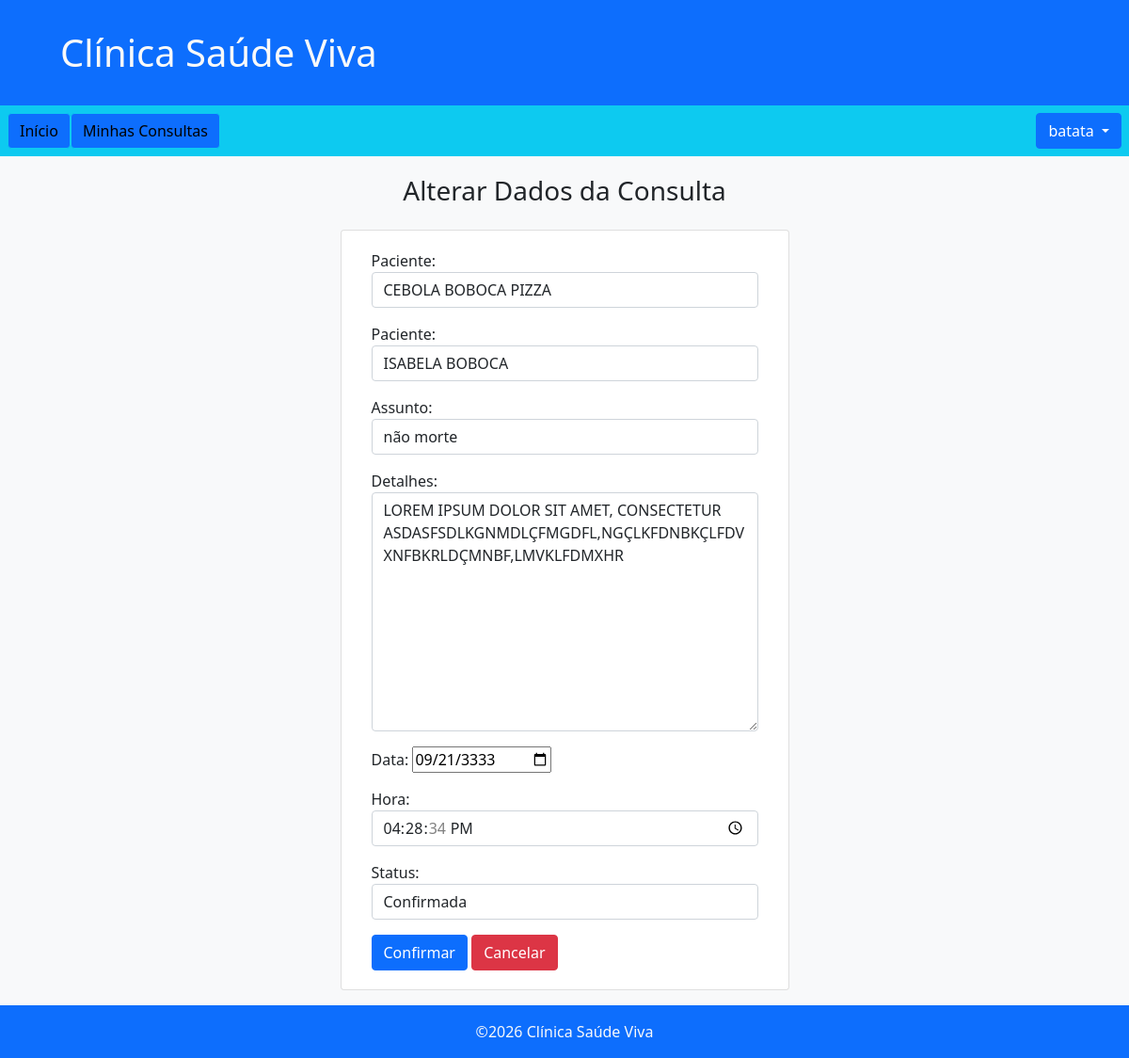
The page /appointments/edit/1/ (signed in) on the database its author committed.
### appointments/models.py (models this page shows, shortened)
class Appointment(models.Model):
    class Status(models.TextChoices):
        PENDING   = 'PENDING'   , 'Pendente'
        CONFIRMED = 'CONFIRMED' , 'Confirmada'
        CANCELLED = 'CANCELLED' , 'Cancelada'
    patient      = models.ForeignKey(
        Patient, on_delete=models.CASCADE,
        verbose_name='Paciente', related_name='appointments'
    )
    professional = models.ForeignKey(
        Professional, on_delete=models.CASCADE,
        verbose_name='Paciente', related_name='appointments'
    )
    date = models.DateField(verbose_name='Data')
    time = models.TimeField(verbose_name='Hora')
    subject = models.CharField(max_length=40 , verbose_name='Assunto')
    details = models.TextField(max_length=300, verbose_name='Detalhes')
    status  = models.CharField(
        max_length=10,
        choices = Status,
        default = Status.PENDING
    )
    created_at = models.DateTimeField(auto_now_add=True, verbose_name='Criada em')
    updated_at = models.DateTimeField(auto_now    =True, verbose_name='Atualizada em')
    class Meta:
        verbose_name        = 'Consulta'
        verbose_name_plural = 'Consultas'

### appointments/views.py (the view)
# urls.py: path('edit/<int:id>/' , views.edit_view      , name='edit'  ),
@login_required
def edit_view(request, id):
    if request.user.is_staff:
        appointment = get_object_or_404(Appointment,id=id)
        if request.method == 'POST':
            form = AppointmentForm(request.POST, instance=appointment)
            if form.is_valid():
                form.save()
                return redirect('appointments:list')
        else:
            form = AppointmentForm(instance=appointment)
    return render(request,'edit.html',{'form':form, 'appointment':appointment,})

### appointments/forms.py
class AppointmentForm(forms.ModelForm):
    class Meta:
        model   = Appointment
        fields  = ['professional', 'patient', 'subject', 'details', 'date', 'time', 'status']
        widgets = {
            'professional' : forms.Select({'class':'form-control'}),
            'patient'      : forms.Select({'class':'form-control'}),
            'subject'      : forms.TextInput({'class':'form-control'}),
            'details'      : forms.Textarea ({'class':'form-control'}),
            'date': forms.DateInput(
                format='%Y-%m-%d',
                attrs={'type': 'date'}
            ),
            'time'   : forms.TimeInput({'class':'form-control', 'type':'time'}),
            'status' : forms.Select({'class':'form-control'},choices=Appointment.Status)
        }

### users/models.py (called while the page is built)
    def __str__(self):
        return self.full_name

    def __str__(self):
        return self.full_name

### appointments/templates/edit.html (shortened to what this page needs)
{% extends 'base.html' %}
{% block content %}
    <div class="container mt-1 d-flex align-items-center flex-column">
        <span class="mb-3"><h3>Alterar Dados da Consulta</h3></span>
        <div class="card d-flex p-1 ps-3 pe-3">
            <div class="card-body">
                <form action="{% url 'appointments:edit' id=appointment.id %}" method="post">
                    {{ form.as_p }}
                    <button type="submit" class="btn btn-primary">
                        Confirmar
                    </button>
                    <a href="{% url 'appointments:list' %}" class="btn btn-danger">Cancelar</a>
                </form>
            </div>
        </div>
    </div>
{% endblock content %}

### .templates/base.html (shortened to what this page needs)
<!DOCTYPE html>
<html lang="pt-br">
<head>
    <link href="https://cdn.jsdelivr.net/npm/bootstrap@5.0.2/dist/css/bootstrap.min.css" rel="stylesheet">
</head>
<body class="min-vh-100 d-flex flex-column">
    <header class="container-fluid bg-primary text-light p-3">
        <a href="{% url 'home' %}">
            <h1 class="ms-5 m-3 text-decoration-none text-light">Clínica Saúde Viva</h1>
        </a>
    </header>
    <nav class="container-fluid d-flex flex-row p-2 bg-info">
        <a class="btn btn-info bg-primary" href="{% url 'home' %}">Início</a>
        {% if user.is_authenticated %}
        <a class="btn btn-info bg-primary" href="{% url 'appointments:my_list' %}">Minhas Consultas</a>
        <div class="dropdown ms-auto">
            <button class="btn btn-primary dropdown-toggle" data-bs-toggle="dropdown">
                {% if user.patient %}
                    {{user.patient.name}}
                {% elif user.professional %}
                    {{user.professional.name}}
                {% else %}
                    {{user.username}}
                {% endif %}
            </button>
        </div>
        {% else %}
        <div class="ms-auto">
            <a class="btn btn-info bg-primary" href="{% url 'users:register' %}">Registrar-se</a>
            <a class="btn btn-info bg-primary" href="{% url 'users:login' %}">Login</a>
        </div>
        {% endif %}
    </nav>
    <main class="container-fluid bg-light flex-grow-1 p-3">
        {% block content %}
        {% endblock content %}
    </main>
    <footer class="container-fluid bg-primary text-light p-3 d-flex flex-row justify-content-center">
        <span>&copy;2026 Clínica Saúde Viva</span>
    </footer>
</body>
</html>

### rows shown on the page
Appointment: professional "CEBOLA BOBOCA PIZZA", patient "ISABELA BOBOCA", subject "não morte", details "LOREM IPSUM DOLOR SIT AMET, CONSECTETUR ASDASFSDLKGNMDLÇFMGDFL,NGÇLKFDNBKÇLFDVXNFBKRLDÇMNBF,LMVKLFDMXHR", date "09/21/3333", time "16:28:34", status "Confirmada"

### other values the page prints
{{ user.username }} "batata"
